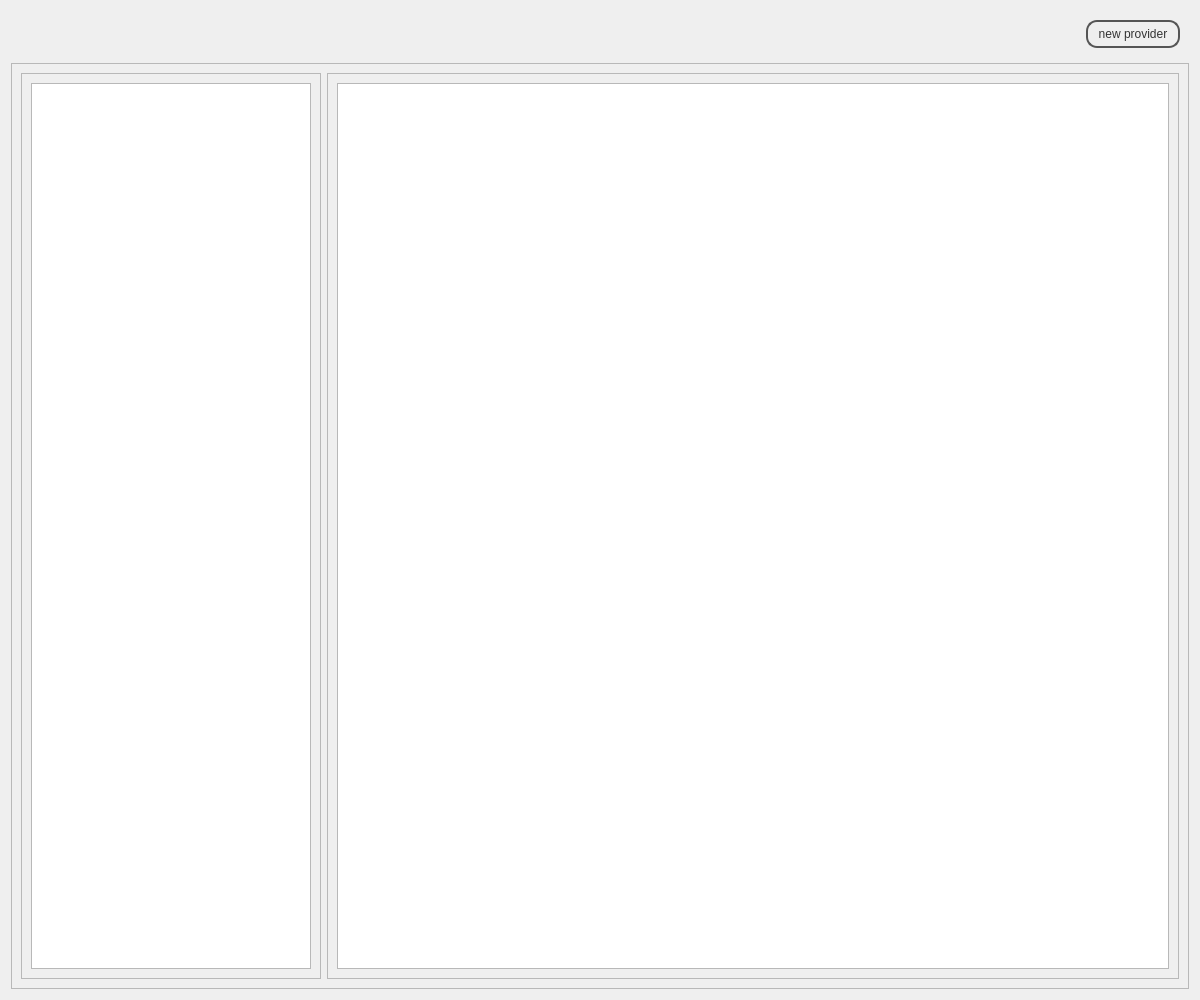
<?xml version="1.0" encoding="UTF-8"?>
<ui version="4.0">
 <class>ProviderManagerView</class>
 <widget class="QWidget" name="ProviderManagerView">
  <property name="geometry">
   <rect>
    <x>0</x>
    <y>0</y>
    <width>1200</width>
    <height>1000</height>
   </rect>
  </property>
  <property name="minimumSize">
   <size>
    <width>1200</width>
    <height>1000</height>
   </size>
  </property>
  <property name="maximumSize">
   <size>
    <width>1200</width>
    <height>1000</height>
   </size>
  </property>
  <property name="windowTitle">
   <string>Form</string>
  </property>
  <property name="styleSheet">
   <string notr="true">#topFrame {
border: none;
background: qlineargradient(x1: 0, y1: 0, x2: 0, y2: 1,
stop: 0 #a6a6a6, stop: 0.08 #7f7f7f,
stop: 0.39999 #717171, stop: 0.4 #626262,
stop: 0.9 #4c4c4c, stop: 1 #333333);
}

#bottomFrame {
border: none;
background: white;
}

#topFrame QPushButton {
color: #333;
border: 2px solid #555;
border-radius: 11px;
padding: 5px;
background: qradialgradient(cx: 0.3, cy: -0.4,
fx: 0.3, fy: -0.4,
radius: 1.35, stop: 0 #fff, stop: 1 #888);
min-width: 80px;
}

#topFrame QPushButton:hover {
background: qradialgradient(cx: 0.3, cy: -0.4,
fx: 0.3, fy: -0.4,
radius: 1.35, stop: 0 #fff, stop: 1 #bbb);
}

#topFrame QPushButton:pressed {
background: qradialgradient(cx: 0.4, cy: -0.1,
fx: 0.4, fy: -0.1,
radius: 1.35, stop: 0 #fff, stop: 1 #ddd);
}</string>
  </property>
  <layout class="QVBoxLayout" name="verticalLayout">
   <item>
    <widget class="QFrame" name="topFrame">
     <property name="sizePolicy">
      <sizepolicy hsizetype="Preferred" vsizetype="Fixed">
       <horstretch>0</horstretch>
       <verstretch>0</verstretch>
      </sizepolicy>
     </property>
     <property name="frameShape">
      <enum>QFrame::StyledPanel</enum>
     </property>
     <property name="frameShadow">
      <enum>QFrame::Raised</enum>
     </property>
     <layout class="QHBoxLayout" name="horizontalLayout">
      <item>
       <spacer name="horizontalSpacer">
        <property name="orientation">
         <enum>Qt::Horizontal</enum>
        </property>
        <property name="sizeHint" stdset="0">
         <size>
          <width>548</width>
          <height>20</height>
         </size>
        </property>
       </spacer>
      </item>
      <item>
       <widget class="QPushButton" name="newProviderPushButton">
        <property name="text">
         <string>new provider</string>
        </property>
       </widget>
      </item>
     </layout>
    </widget>
   </item>
   <item>
    <widget class="QFrame" name="bottonFrame">
     <property name="frameShape">
      <enum>QFrame::StyledPanel</enum>
     </property>
     <property name="frameShadow">
      <enum>QFrame::Raised</enum>
     </property>
     <layout class="QHBoxLayout" name="horizontalLayout_2">
      <item>
       <widget class="QFrame" name="providersFrame">
        <property name="minimumSize">
         <size>
          <width>300</width>
          <height>0</height>
         </size>
        </property>
        <property name="maximumSize">
         <size>
          <width>300</width>
          <height>16777215</height>
         </size>
        </property>
        <property name="frameShape">
         <enum>QFrame::StyledPanel</enum>
        </property>
        <property name="frameShadow">
         <enum>QFrame::Raised</enum>
        </property>
        <layout class="QHBoxLayout" name="horizontalLayout_3">
         <item>
          <widget class="QListWidget" name="providersListWidget"/>
         </item>
        </layout>
       </widget>
      </item>
      <item>
       <widget class="QFrame" name="productsFrame">
        <property name="frameShape">
         <enum>QFrame::StyledPanel</enum>
        </property>
        <property name="frameShadow">
         <enum>QFrame::Raised</enum>
        </property>
        <layout class="QHBoxLayout" name="horizontalLayout_4">
         <item>
          <widget class="QListWidget" name="productsListWidget">
           <property name="flow">
            <enum>QListView::LeftToRight</enum>
           </property>
           <property name="isWrapping" stdset="0">
            <bool>true</bool>
           </property>
           <property name="uniformItemSizes">
            <bool>true</bool>
           </property>
          </widget>
         </item>
        </layout>
       </widget>
      </item>
     </layout>
    </widget>
   </item>
  </layout>
 </widget>
 <resources/>
 <connections/>
</ui>
